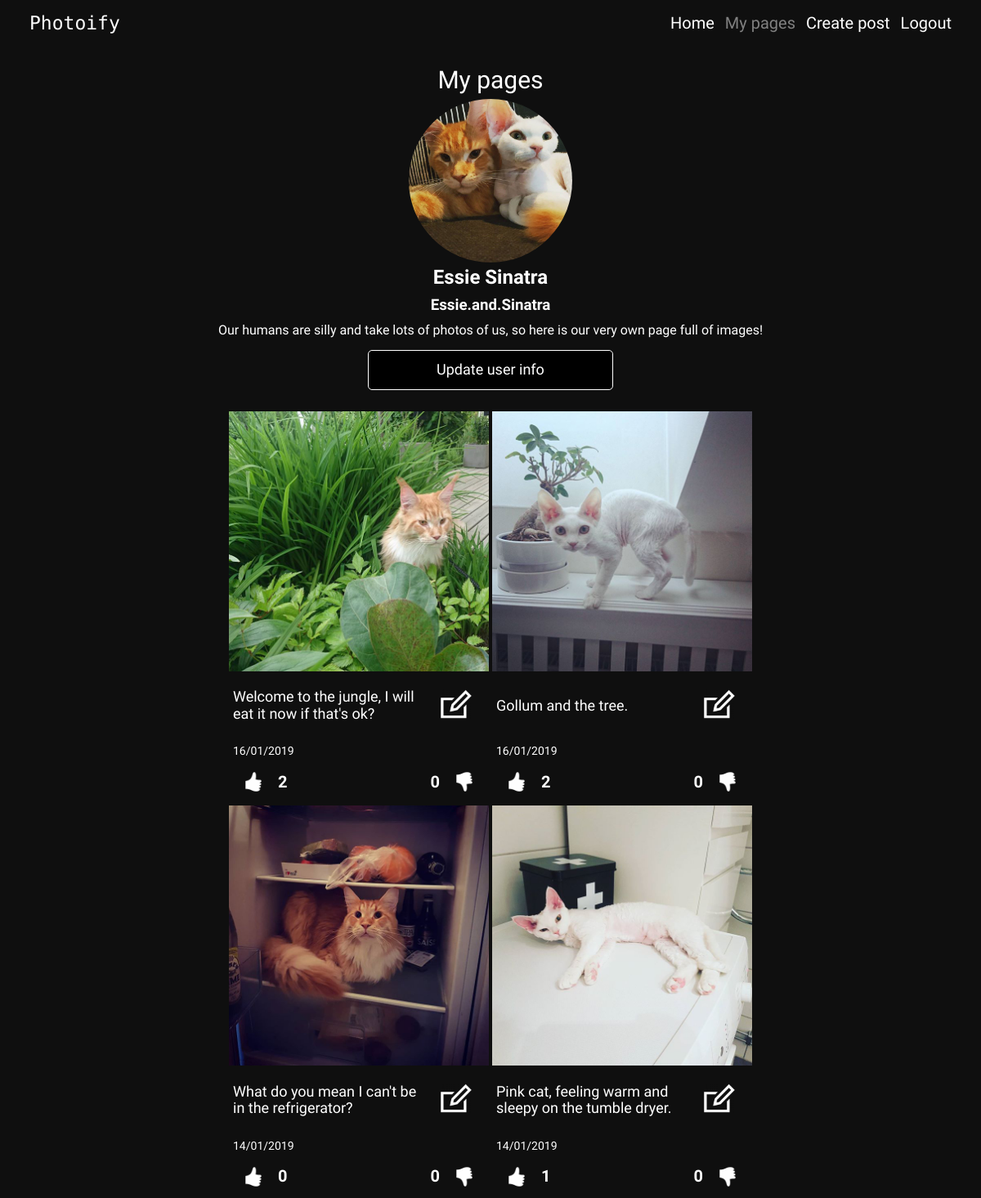
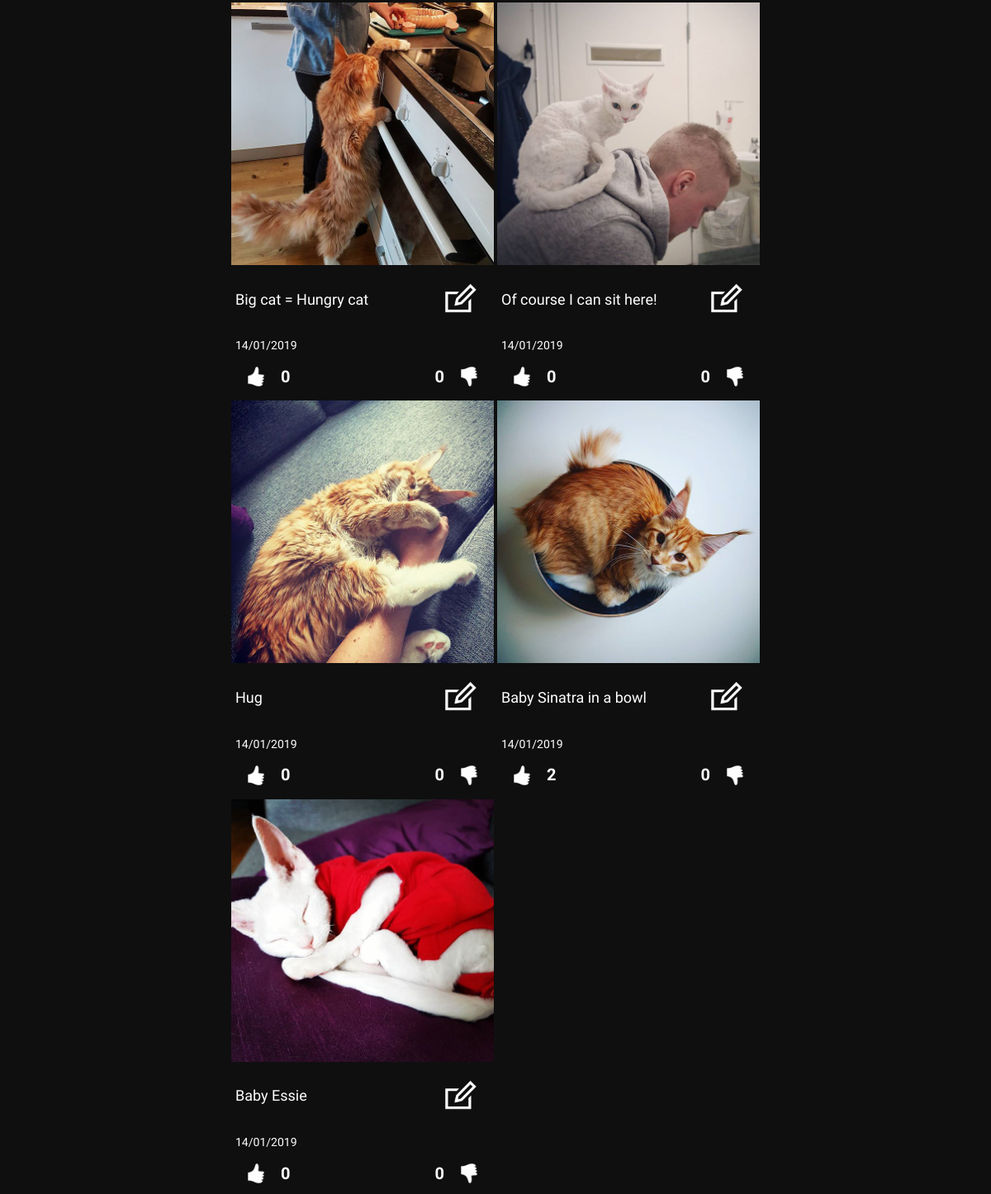
Screenshot of /my-pages.php (signed in) with the database file from the repository (2 pictures, top to bottom).
### tables this page shows
CREATE TABLE "users" (
	`id`	INTEGER PRIMARY KEY AUTOINCREMENT,
	`name`	TEXT,
	`password`	TEXT,
	`email`	TEXT,
	`profile_image_url`	TEXT,
	`username`	TEXT,
	`bio`	TEXT
);

CREATE TABLE "posts" (
	`post_id`	INTEGER PRIMARY KEY AUTOINCREMENT,
	`description`	TEXT,
	`image_url`	TEXT,
	`user_id`	INTEGER,
	`date`	INTEGER,
	FOREIGN KEY(`user_id`) REFERENCES `users`(`id`)
);

### app/database/database-functions.php (called while the page is built, shortened)
<?php
function connectToDB(){
    static $pdo;
    if ($pdo instanceof PDO) {
        return $pdo;
    }
    $config = require dirname(__DIR__).'/config.php';
    $pdo = new PDO($config['database_path']);
    return $pdo;
}
function getUser($userId){
    $pdo = connectToDB();
    $statement = $pdo->prepare('SELECT id, name, email, profile_image_url, username, bio FROM users WHERE id = :id');
    $statement->bindParam(':id', $userId, PDO::PARAM_INT);
    $statement->execute();
    $user = $statement->fetch(PDO::FETCH_ASSOC);
    return $user;
}
function getMyPosts($user){
    $pdo = connectToDB();
    $myPostsStatement = $pdo->prepare('SELECT * FROM posts WHERE user_id = :user ORDER BY date DESC');
    $myPostsStatement->bindParam(':user', $user, PDO::PARAM_INT);
    $myPostsStatement->execute();
    $myPosts = $myPostsStatement->fetchAll(PDO::FETCH_ASSOC);
    return $myPosts;
}
function countDislikes($postId){
    $pdo = connectToDB();
    $getDislikes = $pdo->prepare('SELECT * FROM dislikes WHERE post_id=:post_id');
    $getDislikes->bindParam(':post_id', $postId, PDO::PARAM_INT);
    $getDislikes->execute();
    $likes = $getDislikes->fetchAll(PDO::FETCH_ASSOC);
    $currentLikes = count($likes);
    return $currentLikes;
}

### app/autoload.php (called while the page is built, shortened)
<?php
require __DIR__.'/database/database-functions.php';
if (isset($_SESSION['user'])) {
    $loggedInUser = getUser($_SESSION['user']);
};

### my-pages.php (the view, shortened to what this page needs)
<?php
require __DIR__.'/views/header.php';
$myPosts = getMyPosts($loggedInUser['id']);
?>
<div class="my-pages">
    <div class="user-info">
        <h1>My pages</h1>
        <img class="profile-pic" src="<?= $loggedInUser['profile_image_url']?>" alt="profile-pic">
        <h2>
            <?= $loggedInUser['name']?>
        </h2>
        <h3>
            <?= $loggedInUser['username']?>
        </h3>
        <h4 class="bio">
            <?= $loggedInUser['bio']?>
        </h4>
        <button class="button"><a href="/update-user-page.php">Update user info</a></button>
    </div>
    <div class="post-feed">
        <?php
        foreach ($myPosts as $myPost) :
            $likes = countLikes($myPost['post_id']);
            $dislikes = countDislikes($myPost['post_id']);?>
        <div class="post">
            <div class=image-container>
                <img class="post-image" src="<?= $myPost['image_url']?>" alt="image">
            </div>
            <div class="description-and-edit">
                <h5 class="description">
                    <?= $myPost['description']?>
                </h5>
                <a class="edit-post-button" href="<?= "/update-post-page.php?postId=".$myPost['post_id'];?>"> <img src="/assets/iconmonstr-edit.png"
                    alt="Edit"></a>
            </div>
            <div class="info-container">
                <h6 class="post-date">
                    <?=date('d/m/Y', $myPost['date'])?>
                </h6>
                <div class="like-buttons">
                    <form class="likes-form" action="/app/likes/likes.php" method="post">
                        <button class="like-button"><img src="<?= !empty($doesUserLikePost) ? "/assets/iconmonstr-thumb-like-dark.png"
                                : "/assets/iconmonstr-thumb-like-light.png" ?>" alt=""></button>
                        <h5 class="likes">
                            <?= !empty($likes) ?  $likes :  '0' ?>
                        </h5>
                    </form>
                    <form class="likes-form" action="/app/likes/dislikes.php" method="post">
                        <h5 class="dislikes">
                            <?= !empty($dislikes) ?  $dislikes :  '0' ?>
                        </h5>
                        <button class="dislike-button"><img src="<?= !empty($doesUserDislikePost) ? "/assets/iconmonstr-thumb-dislike-dark.png"
                                : "/assets/iconmonstr-thumb-dislike-light.png" ?>" alt=""></button>
                    </form>
                </div>
            </div>
        </div>
        <?php
                endforeach ?>
    </div>
</div>
<?php require __DIR__.'/views/footer.php'; ?>

### assets/styles/main.css (style rules this page uses)
* { box-sizing: border-box; }
body { width: 100vw; min-height: 100%; margin: 0; background-color: rgb(15, 15, 15); color: white; font-family: "Roboto Condensed", sans-serif; }
h1, h2, h3, h4, h5, h6 { margin: 5px; }
h1 { font-size: 30px; font-weight: 300; }
img { width: 200px; }
a { color: white; text-decoration: none; }
.button { width: 300px; color: black; background-color: whitesmoke; border-radius: 5px; }
.post-feed { width: auto; margin: auto; display: grid; grid-gap: 4px; grid-template-columns: repeat(auto-fill, minmax(150px, 1fr)); }
.post { width: 100%; }
.post-image { width: 100%; }
.description { margin-right: 0; font-weight: 400; font-size: 18px; }
.post-date { font-size: 14px; font-weight: 300; }
.likes-form { display: flex; flex-direction: row; justify-content: center; align-items: center; }
.likes, .dislikes { font-size: 20px; font-weight: 600; }
.like-buttons { display: flex; flex-direction: row; justify-content: space-between; }
.like-button { margin: 0; padding: 0; background: none; border: none; display: flex; flex-direction: column; justify-content: center; align-items: center; }
.dislike-button { margin: 0; padding: 0; background: none; border: none; display: flex; flex-direction: column; justify-content: center; align-items: center; }
.like-button > img { width: 50px; height: 50px; margin: 0; padding: 0; }
.dislike-button > img { width: 50px; height: 50px; margin: 0; padding: 0; }
.my-pages { padding-top: 20px; position: relative; top: 56px; display: flex; flex-direction: column; justify-content: center; align-items: center; }
.user-info { margin-bottom: 2vh; display: flex; flex-direction: column; justify-content: center; align-items: center; }
.profile-pic { width: 200px; border-radius: 50%; }
.bio { text-align: center; font-weight: 300; }
.button { margin: 10px; padding: 13px; background-color: black; color: white; border: solid 1px white; font-size: 18px; }
.post { display: flex; flex-direction: column; justify-content: space-between; }
.image-container { height: auto; display: flex; flex-direction: column; justify-content: center; align-items: center; }
.edit-post-button > img { width: 80px; margin: 0; padding: 0; }
.description-and-edit { display: flex; flex-direction: row; justify-content: space-between; align-items: center; }
form { height: 100%; margin: 0 5px; display: flex; flex-direction: column; justify-content: center; align-items: center; }
@media only screen and (min-width: 800px) { .post-feed { width: 100vw; grid-gap: 4px; grid-template-columns: repeat(auto-fill, minmax(300px, 1fr)); } }
@media only screen and (min-width: 800px) { .my-pages > .post-feed { width: auto; margin: auto; } }

### rows the page displays
users: profile_image_url (picture), name "Essie Sinatra", username "Essie.and.Sinatra", bio "Our humans are silly and take lots of photos of us, so here is our very own page full of images!"
posts: image_url (picture), description "Welcome to the jungle, I will eat it now if that's ok?", date "16/01/2019", likes "2"
posts: image_url (picture), description "Gollum and the tree.", date "16/01/2019", likes "2"
posts: image_url (picture), description "What do you mean I can't be in the refrigerator?", date "14/01/2019"
posts: image_url (picture), description "Pink cat, feeling warm and sleepy on the tumble dryer.", date "14/01/2019", likes "1"
posts: image_url (picture), description "Big cat = Hungry cat", date "14/01/2019"
posts: image_url (picture), description "Of course I can sit here!", date "14/01/2019"
posts: image_url (picture), description "Hug", date "14/01/2019"
posts: image_url (picture), description "Baby Sinatra in a bowl", date "14/01/2019", likes "2"
posts: image_url (picture), description "Baby Essie", date "14/01/2019"

### other values shown
$config['title'] "Photoify"
